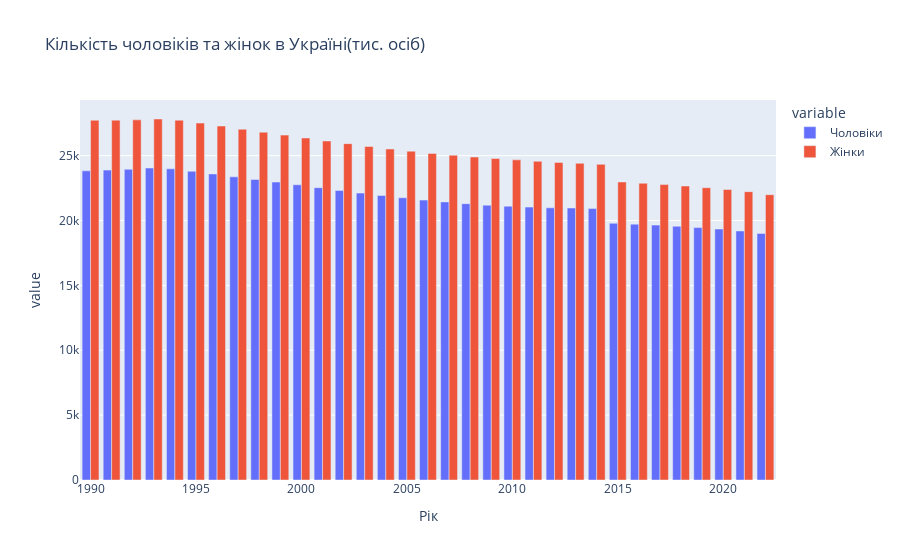

Notebook cell for this chart:
### Markdown cell above
### Співвідношення чоловіків та жінок в Україні за роками через стовпчасту діаграму

### Code cell
df = pd.read_excel('male_female.xlsx')
# Make multiple bar plots
fig = px.bar(df, x='Рік', y=['Чоловіки', 'Жінки'], barmode='group', title='Кількість чоловіків та жінок в Україні(тис. осіб)')
fig.show()

### Figure 1 — Plotly figure (JSON) as saved in the notebook; plotly's stock layout.template omitted (floating-point values rounded to 4 significant figures)
{"data": [{"alignmentgroup": "True", "hovertemplate": "variable=Чоловіки<br>Рік=%{x}<br>value=%{y}<extra></extra>", "legendgroup": "Чоловіки", "marker": {"color": "#636efa", "pattern": {"shape": ""}}, "name": "Чоловіки", "offsetgroup": "Чоловіки", "orientation": "v", "showlegend": true, "textposition": "auto", "type": "bar", "x": [1990, 1991, 1992, 1993, 1994, 1995, 1996, 1997, 1998, 1999, 2000, 2001, 2002, 2003, 2004, 2005, 2006, 2007, 2008, 2009, 2010, 2011, 2012, 2013, 2014, 2015, 2016, 2017, 2018, 2019, 2020, 2021, 2022], "xaxis": "x", "y": [23830.0, 23890.0, 23950.0, 24050.0, 23980.0, 23790.0, 23590.0, 23370.0, 23160.0, 22960.0, 22750.0, 22530.0, 22320.0, 22110.0, 21930.0, 21754, 21570.0, 21430.0, 21300.0, 21185, 21110.0, 21030.0, 20980.0, 20960.0, 20920.0, 19790.0, 19720.0, 19640.0, 19560.0, 19460.0, 19340.0, 19200.0, 19007], "yaxis": "y"}, {"alignmentgroup": "True", "hovertemplate": "variable=Жінки<br>Рік=%{x}<br>value=%{y}<extra></extra>", "legendgroup": "Жінки", "marker": {"color": "#EF553B", "pattern": {"shape": ""}}, "name": "Жінки", "offsetgroup": "Жінки", "orientation": "v", "showlegend": true, "textposition": "auto", "type": "bar", "x": [1990, 1991, 1992, 1993, 1994, 1995, 1996, 1997, 1998, 1999, 2000, 2001, 2002, 2003, 2004, 2005, 2006, 2007, 2008, 2009, 2010, 2011, 2012, 2013, 2014, 2015, 2016, 2017, 2018, 2019, 2020, 2021, 2022], "xaxis": "x", "y": [27730.0, 27737, 27760.0, 27820.0, 27730.0, 27510.0, 27280.0, 27030.0, 26810, 26580.0, 26360.0, 26130.0, 25920.0, 25710.0, 25520.0, 25350.0, 25170.0, 25031, 24890.0, 24780.0, 24680.0, 24570.0, 24480.0, 24410, 24330.0, 22970.0, 22873, 22770.0, 22660.0, 22530.0, 22390.0, 22220.0, 21990.0], "yaxis": "y"}], "layout": {"barmode": "group", "legend": {"title": {"text": "variable"}, "tracegroupgap": 0}, "title": {"text": "Кількість чоловіків та жінок в Україні(тис. осіб)"}, "xaxis": {"anchor": "y", "domain": [0, 1], "title": {"text": "Рік"}}, "yaxis": {"anchor": "x", "domain": [0, 1], "title": {"text": "value"}}}}
